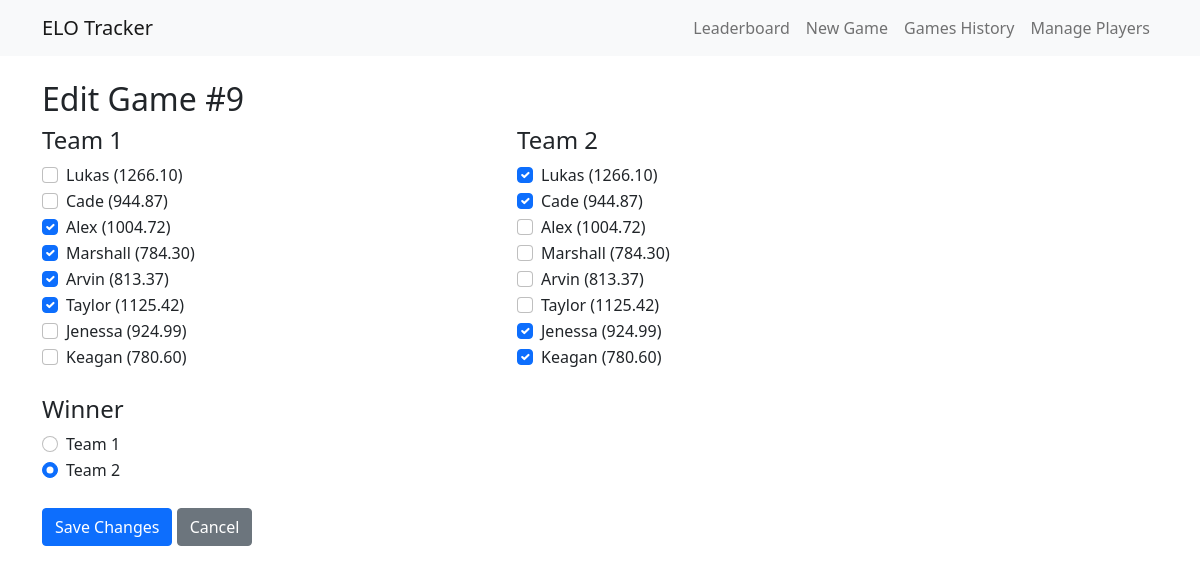
Page /edit_game/9 on the earlier database version.
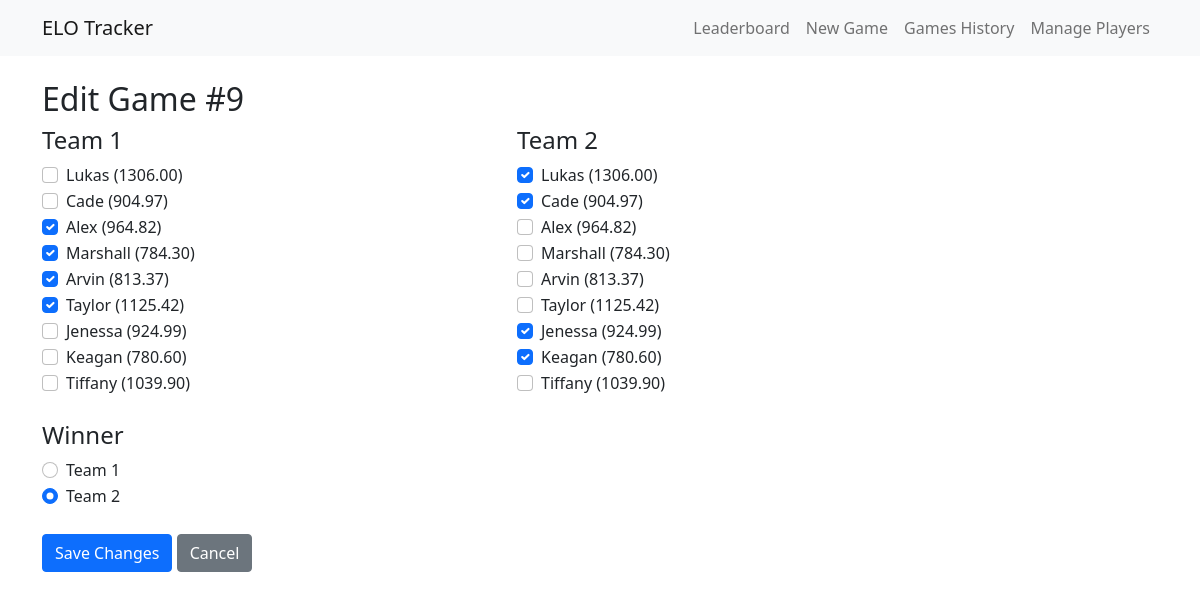
Same page on the later database version.
### models.py (models this page shows)
class Player(db.Model):
    id = db.Column(db.Integer, primary_key=True)
    name = db.Column(db.String(80), unique=True, nullable=False)
    elo = db.Column(db.Float, default=1000)

### app.py (the view, shortened to what this page needs)
@app.route('/edit_game/<int:game_id>', methods=['GET', 'POST'])
def edit_game(game_id):
    game = Game.query.get_or_404(game_id)
    players = Player.query.all()
    team1_ids = game.team1_players.split(',')
    team2_ids = game.team2_players.split(',')
    return render_template('edit_game.html',
                          game=game,
                          players=players,
                          team1_ids=team1_ids,
                          team2_ids=team2_ids)

### templates/edit_game.html
{% extends "base.html" %}
{% block content %}
<h2>Edit Game #{{ game.sequence }}</h2>
<form method="POST">
    <div class="row">
        <div class="col-md-5">
            <h4>Team 1</h4>
            {% for player in players %}
            <div class="form-check">
                <input class="form-check-input" type="checkbox" name="team1" value="{{ player.id }}" id="team1_{{ player.id }}"
                       {% if player.id|string in team1_ids %}checked{% endif %}>
                <label class="form-check-label" for="team1_{{ player.id }}">
                    {{ player.name }} ({{ "%.2f"|format(player.elo) }})
                </label>
            </div>
            {% endfor %}
        </div>
        <div class="col-md-5">
            <h4>Team 2</h4>
            {% for player in players %}
            <div class="form-check">
                <input class="form-check-input" type="checkbox" name="team2" value="{{ player.id }}" id="team2_{{ player.id }}"
                       {% if player.id|string in team2_ids %}checked{% endif %}>
                <label class="form-check-label" for="team2_{{ player.id }}">
                    {{ player.name }} ({{ "%.2f"|format(player.elo) }})
                </label>
            </div>
            {% endfor %}
        </div>
    </div>
    <div class="mt-4">
        <h4>Winner</h4>
        <div class="form-check">
            <input class="form-check-input" type="radio" name="winner" value="1" id="winner1" {% if game.winner == 1 %}checked{% endif %} required>
            <label class="form-check-label" for="winner1">Team 1</label>
        </div>
        <div class="form-check">
            <input class="form-check-input" type="radio" name="winner" value="2" id="winner2" {% if game.winner == 2 %}checked{% endif %}>
            <label class="form-check-label" for="winner2">Team 2</label>
        </div>
    </div>
    <button type="submit" class="btn btn-primary mt-4">Save Changes</button>
    <a href="{{ url_for('games') }}" class="btn btn-secondary mt-4">Cancel</a>
</form>
{% endblock %}

Differences in the rows shown:
changed Player "Lukas": elo "1266.10" → "1306.00"
changed Player "Cade": elo "944.87" → "904.97"
changed Player "Alex": elo "1004.72" → "964.82"
added Player: name "Tiffany", elo "1039.90"
